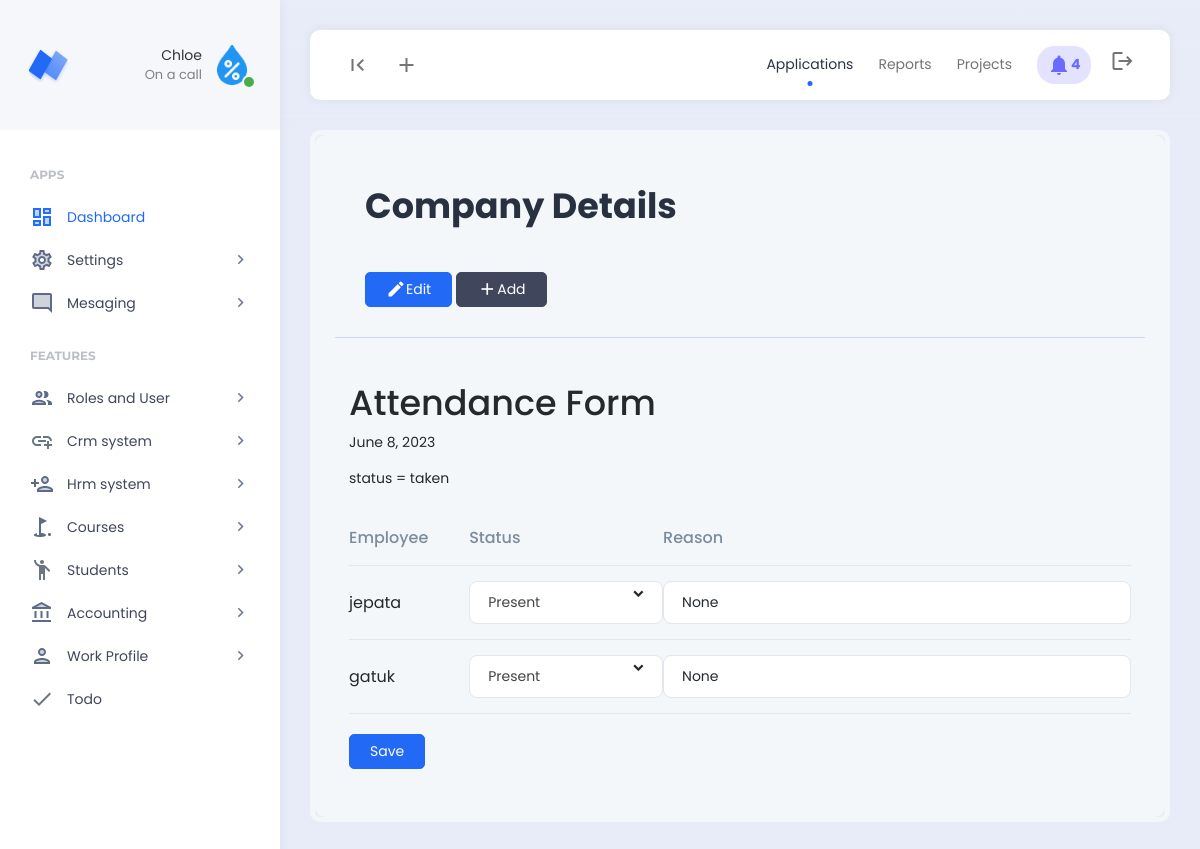
Before: /manage_attendance/ with the older database file.
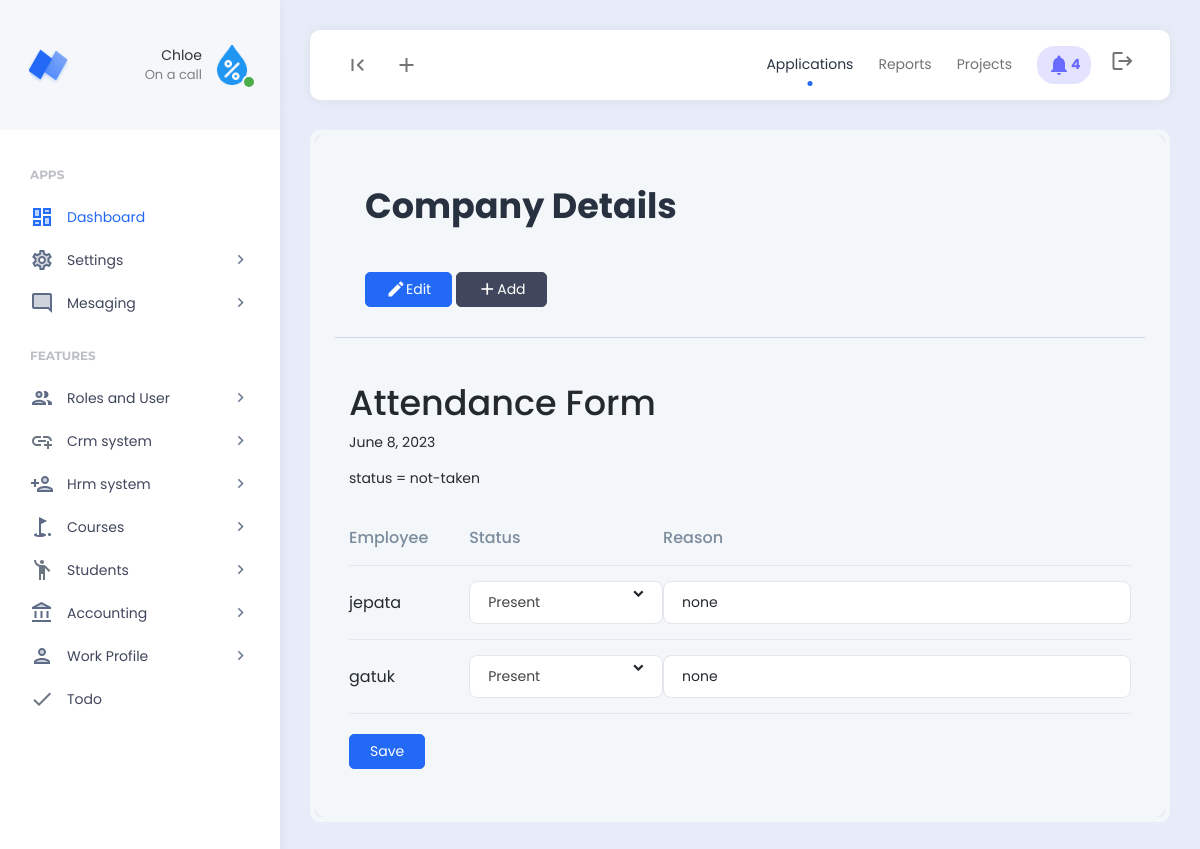
After: the same page with the newer database file.
### hrm/models.py (models this page shows, shortened)
class Employee(models.Model):
    department = models.ForeignKey(Department, on_delete=models.SET_NULL,null=True)
    designation = models.ForeignKey(Designation, on_delete=models.SET_NULL,null=True)
    user = models.OneToOneField(User, on_delete=models.CASCADE)
    permission = models.ForeignKey(Permission,on_delete=models.SET_NULL,null=True, blank=True)
    code = models.CharField(max_length=100,null=True, blank=True)
    email = models.CharField(max_length=200,null=True, blank=True)
    contact = models.CharField(max_length=200,null=True, blank=True)
    address = models.CharField(max_length=200,null=True, blank=True)
    emp_salary = models.CharField(max_length=200,null=True, blank=True)
    emp_password = models.CharField(max_length=200,null=True, blank=True)
    date_joined = models.DateTimeField(null=True, blank=True)
    date_modified = models.DateTimeField(auto_now=True)
    created = models.DateTimeField(auto_now_add=True)
    class Meta:
        verbose_name_plural = "01. Employees"

class Attendance(models.Model):
    employee = models.ForeignKey(Employee, on_delete=models.CASCADE)
    date = models.DateField()
    status = models.CharField(max_length=20, choices=ATTENDANCE_CHOICES)
    reason = models.TextField(blank=True, null=True)
    is_opened = models.BooleanField(default=False)
    class Meta:
        verbose_name_plural = "02. Attendance"

### hrm/views.py (the view)
# urls.py: path("manage_attendance/",views.manage_attendance,name="manage_attendance"),
def manage_attendance(request):
    if request.method == "POST":
        today_date = date.today()
        recent_attendance = Attendance.objects.filter(date=today_date).first()
        if recent_attendance:
            with transaction.atomic():
                Attendance.objects.filter(date=today_date).delete()
                status_list = request.POST.getlist("status")
                reason_list = request.POST.getlist("reason")
                employee_list = request.POST.getlist("employee")
                for status, reason, employee_id in zip(status_list, reason_list, employee_list):
                    employee = Employee.objects.get(id=int(employee_id))
                    attendance = Attendance.objects.create(
                        employee=employee,
                        date=today_date,
                        status=status,
                        reason=reason
                    )
                    attendance.save()
                messages.info(request, f"Attendance Updated for today.")
            return redirect('manage_attendance')
        else:
            status_list = request.POST.getlist("status")
            reason_list = request.POST.getlist("reason")
            employee_list = request.POST.getlist("employee")
            for status, reason, employee_id in zip(status_list, reason_list, employee_list):
                employee = Employee.objects.get(id=int(employee_id))
                attendance = Attendance.objects.create(employee=employee,date=today_date,status=status,reason=reason)
                attendance.save()
            messages.info(request, f"Attendance Updated for date:{today_date}")
            return redirect('manage_attendance')
    else:
        today_date=date.today()
        today_attendance = Attendance.objects.filter(date=today_date)
        if today_attendance.exists():
            attendance_object = Attendance.objects.filter(date=today_date)
            status = "taken"
        else:
            attendance_object=None
            status = "not-taken"
        employee=Employee.objects.all()
        context={
            'today_date':today_date,
            'employee':employee,
            'status':status,
            'attendance_object':attendance_object,
        }
        return render(request, 'hrm/attendance.html',context)

### account/context_processors.py (called while the page is built, shortened)
def custom_data(request):
    permissions = []
    company = Company.objects.all().order_by('-created').first()
    return {'permissions': permissions, 'company': company}

### templates/hrm/attendance.html (shortened to what this page needs)
{% include 'header.html' %}
<div class="app-content">
    <div class="content-wrapper">
        <div class="example-container">
            <div class="example-content bg-light">
                <div class="page-description d-flex align-items-center">
                    <div class="page-description-content flex-grow-1">
                        <h1>Company Details</h1>
                    </div>
                    <div class="page-description-actions">
                        <a href="" class="btn btn-primary"><i class="material-icons">edit</i>Edit</a>
                        <a href="" class="btn btn-dark"><i class="material-icons">add</i>Add</a>
                    </div>
                </div>
                <div class="card-body">
                  <h1>Attendance Form</h1>
                  <p>{{today_date}}</p>
                  <p>status = {{status}}</p>
                  <form method="POST" action="{% url 'manage_attendance' %}">
                    <table id="datatable1" class="display" style="width:100%">
                      <thead>
                        <tr>
                          <th>Employee</th>
                          <th colspan=3>Status</th>
                          <th>Reason</th>
                        </tr>
                      </thead>
                    <tbody>
                        {% for employee in employee %}
                        {% if attendance_object %}
                        {% for attendance_object in attendance_object %}
                        {% if attendance_object.employee == employee %}
                        <tr>
                          <td >
                            <input type="hidden" value="{{employee.id}}" name="employee">{{employee.user.first_name}}
                          </td>
                          <td colspan=3>
                          </td>
                          <td>
                            <input type="text" class="form-control" name = "reason" {% if attendance_object.reason %} value="{{attendance_object.reason}}" value="none" {% endif %} >
                          </td>
                        </tr>
                        {% endif %}
                        {% endfor %}
                        {% else %}
                        <tr>
                          <td >
                            <input type="hidden" value="{{employee.id}}" name="employee">{{employee.user.first_name}}
                          </td>
                          <td colspan=3>
                          </td>
                          <td>
                            <input type="text" class="form-control" name = "reason" value="none">
                          </td>
                        </tr>
                        {% endif %}
                        {% endfor %}
                      </tbody>
                    </table>
                    <button class="btn btn-primary" type="submit">Save</button>
                </form>
            </div>
        </div>
    </div>
  </div>
{% include 'footer.html' %}

Changed rows visible on the page:
removed Attendance: {{ employee.user.first_name }} "jepata", reason "None", shown under Employee "jepata"
removed Attendance: {{ employee.user.first_name }} "gatuk", reason "None", shown under Employee "gatuk"
now on one of the page's lists (row unchanged): Employee: user.first_name "jepata"
now on one of the page's lists (row unchanged): Employee: user.first_name "gatuk"
Other visible differences:
{{ status }}: "taken" → "not-taken"
